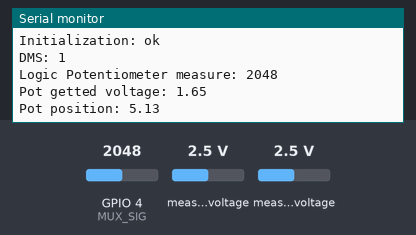
Recording of a sketch running on a simulated ESP32. Parts: the last lines printed to the serial monitor. Inputs (shaded band) come from the test bench; at power-on: GPIO 4 (MUX_SIG) = 2048, measured voltage 2.5 V. The GPS gets a fix after 3 s at 37.7749, -122.4194 with 8 satellites; no radio packets arrive unless stated.

Above: at 2.7 s.
2.8 s: GPIO 4 (MUX_SIG) set to 2866
At 3.6 s:
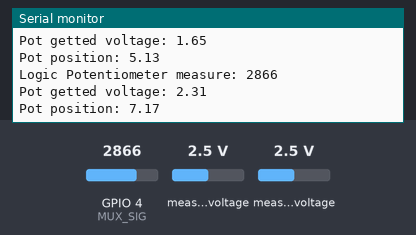
4.3 s: GPIO 4 (MUX_SIG) set to 3972
At 6.0 s:
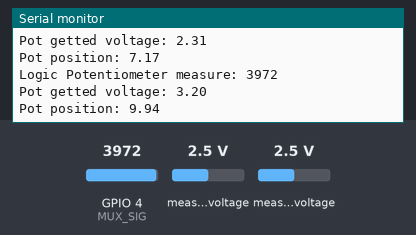
Timing chart, 0 to 7.5 s (numbered marks = the images above; inputs shaded):
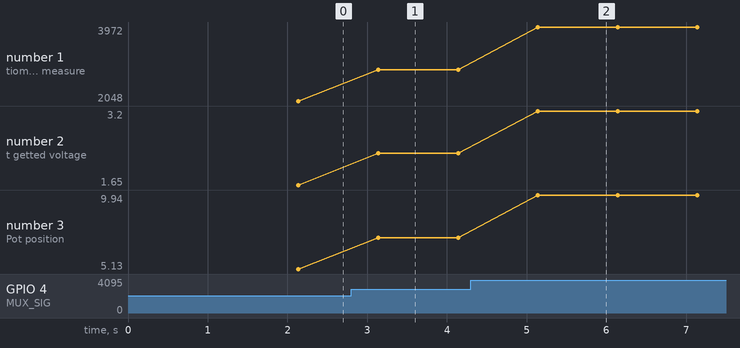

The sketch:

transmitter.ino
```cpp
// bibliotecas

#include <SPI.h>
#include <LoRa.h>
#include <Wire.h>
#include <TinyGPS++.h>
#include <HardwareSerial.h>
#include <Adafruit_ADS1015.h>


//pinos

#define SCK     5     // GPIO5  -- LoRa SX1278's SCK
#define MISO    19    // GPIO19 -- LoRa SX1278's MISnO
#define MOSI    27    // GPIO27 -- LoRa SX1278's MOSI
#define SS      18    // GPIO18 -- LoRa SX1278's CS
#define RST     14    // GPIO14 -- LoRa SX1278's RESET
#define DI0     26    // GPIO26 -- LoRa SX1278's IRQ(Interrupt Request)

#define RXPin    15  // Neo6M RX pin
#define TXPin    12  // Neo6M TX pin
#define GPSBaud 9600 // Neo6M Baud rate


//MUX control pins

#define S0 32 //MUX control pins
#define S1 14
#define S2 13
#define S3 0
// MUX ENABLE  -> CONNECTED TO DE GROUND
#define MUX_SIG 4 //MUX input Pin

// MUX input pins

 int DMSMux = 0;
 int ReverseMux = 1;
 int OnOffMux = 2;
 int CruiseMux = 3;
 int PotMux = 4;
 int CBMux = 5;
 int BBMux = 6;
 int BEMux = 7;
 int CEMux = 8;
 int ACS1Mux = 9;
 int BatAMux = 10;
 int PhotoMux = 11;
 int BatBankMux = 12;
 int ACS2Mux = 13;

//#define PIN_ACS 33  //??
//#define PIN_BAT_AUX 13
//#define PIN_POTENCIOMETER 14
//#define PIN_BAT_BANK_V 2
//#define PIN_BAT_BANK_C 21
//#define PIN_MOTOR 22


//defines

#define FREQ  915E6   // Operating LoRa frequency
#define SF      7     // Operating LoRa Spread Factor
#define BAND  125E3   // Operating LoRa Bandwidth
#define TXPOWER 20    // Operating LoRa Transmition Power
#define BAUD 2000000  // BAUD serial rate


#define MOTOR    0x48  // Address of the ADC measuring the motor current
#define BATTERY  0x49  // Address of the ADC on the solar panel modules


//Conversion Ratios (Voltage Divider)

float DT1_RATIO = 19.333333333f; // atualizar com valores medidos dos resistores
float DT2_RATIO = 4.970588235f; // atualizar com valores medidos dos resistores
float DT3_RATIO = 28.5f; // atualizar com valores medidos dos resistores
float DT4_RATIO = 1.564102564f; // atualizar com valores medidos de resistores
float DT5_RATIO = 1.552971576f; // VOLTAGE DIVIDER FOR POTENTIOMETER

//objetos

String rssi = "RSSI --";
String packSize = "--";
String packet ;

TinyGPSPlus gps;      // GPS object
HardwareSerial ss(2); // Hardware Serial comunication object

Adafruit_ADS1115 ads_motor(MOTOR);
Adafruit_ADS1115 ads_battery(BATTERY);

  //   Cheatsheet                                                     ADS1115
  //                                                                  -------
  // ads.setGain(GAIN_TWOTHIRDS);  // 2/3x gain +/- 6.144V  1 bit =   0.1875mV (default)
  // ads.setGain(GAIN_ONE);        // 1x gain   +/- 4.096V  1 bit =   0.125mV
  // ads.setGain(GAIN_TWO);        // 2x gain   +/- 2.048V  1 bit =   0.0625mV
  // ads.setGain(GAIN_FOUR);       // 4x gain   +/- 1.024V  1 bit =   0.03125mV
  // ads.setGain(GAIN_EIGHT);      // 8x gain   +/- 0.512V  1 bit =   0.015625mV
  // ads.setGain(GAIN_SIXTEEN);    // 16x gain  +/- 0.256V  1 bit =   0.0078125mV

//functions


void SetMuxChannel ( int channel ) {

  digitalWrite(S0, channel>>0&1);
  delay(25);
  digitalWrite(S1, channel>>1&1);
  delay(25);
  digitalWrite(S2, channel>>2&1);
  delay(25);
  digitalWrite(S3, channel>>3&1);
  delay(25);
}

double LatitudeGPS( ){

  return gps.location.lat();
}

double LongitudeGPS( ){

  return gps.location.lng();
}

char CSV_Separator(){
  return (' ; ');
}

float MotorCurrentRead(){
  ads_motor.setGain(GAIN_SIXTEEN);    // 16x gain  +/- 0.256V  1 bit =   0.0078125mV

  return ads_motor.readADC_Differential_0_1();
}

float BatteryCurrentRead(){
  ads_battery.setGain(GAIN_ONE);        // 1x gain   +/- 4.096V  1 bit =   0.125mV

  return ads_battery.readADC_Differential_0_1();
}

float PotentiometerRead(){
  SetMuxChannel(PotMux);
  int i=0;
  float readVoltage;
  while(i<10){
    readVoltage = (analogRead(MUX_SIG) * 3.3) / 4095;  //if analog read == 1024, it is reading 3.3V, so convert the reading from bits to Voltage
    Serial.print("Logic Potentiometer measure: ");
    Serial.println(analogRead(MUX_SIG));
    Serial.print("Pot getted voltage: ");
    Serial.println(readVoltage);
    Serial.print("Pot position: ");
    Serial.println((readVoltage*DT5_RATIO*2));
    i++;
    delay(1000);
  }
  return readVoltage * DT5_RATIO * 2; //Multiply by the ratio of the voltage divider to find the true voltage value
}

boolean DmsRead(){
  SetMuxChannel(DMSMux);;
  return (!(analogRead(MUX_SIG) < 300)); //If it's less than 300 bits, then consider the button as closed and dms on
}

boolean ButtonReverseRead(){
  SetMuxChannel(ReverseMux);

  return (!(analogRead(MUX_SIG) < 300)); //If it's less than 300 bits, then consider the button as closed
}

boolean ButtonMotorRead(){
  SetMuxChannel(OnOffMux);

  return (!(analogRead(MUX_SIG) < 300)); //If it's less than 300 bits, then consider the button as closed
}

boolean ButtonCruiseRead(){
  SetMuxChannel(CruiseMux);
  return (!(analogRead(MUX_SIG) < 300)); //If it's less than 300 bits, then consider the button as closed
}

float CoolerLeftRead(){
  SetMuxChannel(CBMux);
  float readVoltage = (analogRead(MUX_SIG) * 3.3) / 4095;  //if analog read == 1024, it is reading 3.3V, so convert the reading from bits to Voltage

  return readVoltage * DT2_RATIO; //Multiply by the ratio of the voltage divider to find the true voltage value
}

float CoolerRightRead(){
  SetMuxChannel(CEMux);
  float readVoltage = (analogRead(MUX_SIG) * 3.3) / 4095;  //if analog read == 1024, it is reading 3.3V, so convert the reading from bits to Voltage

  return readVoltage * DT2_RATIO; //Multiply by the ratio of the voltage divider to find the true voltage value
}
float AuxiliaryBatteryRead(){
  SetMuxChannel(BatAMux);
  float readVoltage = (analogRead(MUX_SIG) * 3.3) / 4095;  //if analog read == 1024, it is reading 3.3V, so convert the reading from bits to Voltage

  return readVoltage * DT2_RATIO; //Multiply by the ratio of the voltage divider to find the true voltage value
}
float AuxiliaryBatteryCurrentRead(){
  SetMuxChannel(ACS1Mux);
  float readVoltage = (analogRead(MUX_SIG) * 3.3) / 4095;  //if analog read == 1024, it is reading 3.3V, so convert the reading from bits to Voltage

  return readVoltage * DT4_RATIO; //Multiply by the ratio of the voltage divider to find the true voltage value
}

float PhotovoltaicModulesRead(){
  SetMuxChannel(PhotoMux);
  float readVoltage = (analogRead(MUX_SIG) * 3.3) / 4095;  //if analog read == 1024, it is reading 3.3V, so convert the reading from bits to Voltage

  return readVoltage * DT3_RATIO; //Multiply by the ratio of the voltage divider to find the true voltage value
}

float BatteryBankRead(){
  SetMuxChannel(BatBankMux);
  float readVoltage = (analogRead(MUX_SIG) * 3.3) / 4095;  //if analog read == 1024, it is reading 3.3V, so convert the reading from bits to Voltage

  return readVoltage * DT1_RATIO; //Multiply by the ratio of the voltage divider to find the true voltage value
}

boolean LeftPumpRead(){
  SetMuxChannel(BBMux);

  return (!(analogRead(MUX_SIG) < 300)); //If it's less than 300 bits, then consider the button as closed
}

boolean RightPumpRead(){
  SetMuxChannel(BEMux);

  return (!(analogRead(MUX_SIG) < 300)); //If it's less than 300 bits, then consider the button as closed
}


//setup

void setup() {

  Serial.begin(BAUD);
  ss.begin(GPSBaud, SERIAL_8N1, TXPin, RXPin); // GPS serial communication

  //pinMode(PIN_POTENCIOMETER, INPUT);
  //MUX pins
  pinMode(S0, OUTPUT);
  pinMode(S1, OUTPUT);
  pinMode(S2, OUTPUT);
  pinMode(S3, OUTPUT);
  pinMode(MUX_SIG, INPUT);

  digitalWrite(S0, LOW);
  digitalWrite(S1, LOW);
  digitalWrite(S2, LOW);
  digitalWrite(S3, LOW);

  while (!Serial);
  Serial.println();
  Serial.println("Boat sender");

  SPI.begin(SCK,MISO,MOSI,SS); // LoRa SPI communication
  LoRa.setPins(SS,RST,DI0);

  if (!LoRa.begin(FREQ)) {
    Serial.println("Starting LoRa failed!");
    while (1);
  }

  LoRa.setSpreadingFactor(SF);
  LoRa.setSignalBandwidth(BAND);
  LoRa.setTxPower(TXPOWER);
  LoRa.enableCrc();


  //LoRa.onReceive(cbk);
  //  LoRa.receive();
  Serial.println("Initialization: ok");

  delay(1500);
}

void loop() {

// Create and send packet

// Update GPS
 gps.encode(ss.read());

 LoRa.beginPacket();
 // Write GPS Latitude
 LoRa.print("GPS.LAT: ");
 LoRa.print(LatitudeGPS());
 LoRa.print(CSV_Separator());
 // Write GPS Longitude
 LoRa.print("GPS.LONG: ");
 LoRa.print(LongitudeGPS());
 LoRa.print(CSV_Separator());

  //MUX readings

 //Write DMS reading
 LoRa.print("DMS: ");
 Serial.print("DMS: ");
 Serial.println(DmsRead());
 LoRa.print(DmsRead());
 LoRa.print(CSV_Separator());
 //Write reverse button (ré)
 LoRa.print("REV: ");
 LoRa.print(ButtonReverseRead()); //For all the buttons -> "true" means closed and "false" means open
 LoRa.print(CSV_Separator());
 //Write motor button state (on/off)
 LoRa.print("MOTOR: ");
 LoRa.print(ButtonMotorRead()); //For all the buttons -> "true" means closed and "false" means open
 LoRa.print(CSV_Separator());
 //Write cruise button state
 LoRa.print("Crui: ");
 LoRa.print(ButtonCruiseRead()); //For all the buttons -> "true" means closed and "false" means open
 LoRa.print(CSV_Separator());
 // Write Current input in the batteryes voltage  (using the ADS1115)
 LoRa.print("Bat.C: ");
 LoRa.print(BatteryCurrentRead());
 LoRa.print(CSV_Separator());
// Write the potentiometer state that controls the motor
LoRa.print("Pot: ");
LoRa.print(PotentiometerRead());
LoRa.print(CSV_Separator());
 // Write Solar Modules voltage
 LoRa.print("Mod: ");
 LoRa.print(PhotovoltaicModulesRead());
 LoRa.print(CSV_Separator());
 // Write Auxiliary Battery voltage
 LoRa.print("Bat.A: ");
 LoRa.print(AuxiliaryBatteryRead());
 LoRa.print(CSV_Separator());
 // Write Auxiliary Battery current (using acs712)
 LoRa.print("Bat.A.C.: ");
 LoRa.print(AuxiliaryBatteryCurrentRead());
 LoRa.print(CSV_Separator());
 // Write Battery Bank voltage
 LoRa.print("Bat.B.: ");
 LoRa.print(BatteryBankRead());
 LoRa.print(CSV_Separator());
 //Write left cooler tension
 LoRa.print("CB: ");
 LoRa.print(CoolerLeftRead());
 LoRa.print(CSV_Separator());
 //Write right cooler tension
 LoRa.print("CE: ");
 LoRa.print(CoolerRightRead());
 LoRa.print(CSV_Separator());
 // Write left pump state
 LoRa.print("PB: ");
 LoRa.print(LeftPumpRead());
 LoRa.print(CSV_Separator());
 // Write right pump state
 LoRa.print("PE: ");
 LoRa.print(RightPumpRead());
 LoRa.print(CSV_Separator());

 // Write Motor Current reading (motor current)
 LoRa.print("MC: ");
 LoRa.print(MotorCurrentRead());
 LoRa.print(CSV_Separator());
 // Write Battery CurrentIn (probably using the ADS1115)
 LoRa.print("Bat.BC: ");
 LoRa.print(BatteryCurrentRead());
 LoRa.print(CSV_Separator());

//LoRa.print(counter);
LoRa.endPacket();

delay(10);
}
```

Measured:
- after the input at 2.8 s, the serial monitor: prints a new line after 0.34 s (image 1)
- after the input at 4.3 s, the serial monitor: prints a new line after 0.84 s (image 2)
- plotted number 1: 2048 → 2866 after the input at 2.8 s, 2866 → 3972 after the input at 4.3 s
- plotted number 2: 1.65 → 2.31 after the input at 2.8 s, 2.31 → 3.2 after the input at 4.3 s
- plotted number 3: 5.13 → 7.17 after the input at 2.8 s, 7.17 → 9.94 after the input at 4.3 s
